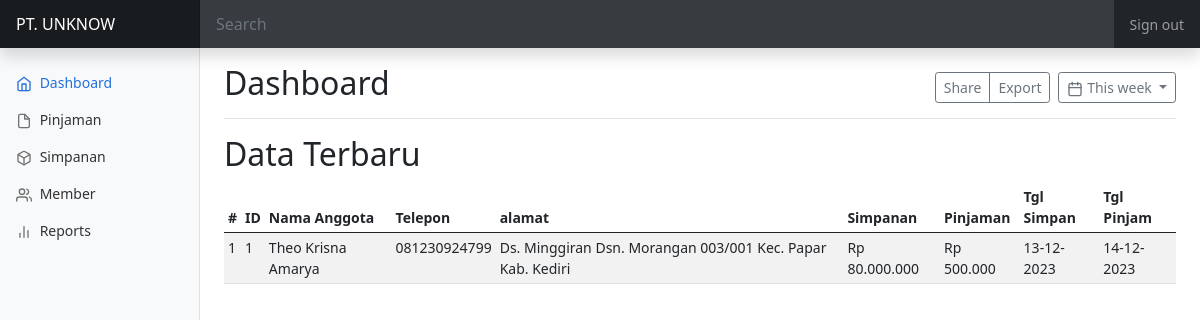
/master/admin/dasboard.php (signed in), run on the app's committed database.
### tables this page shows
CREATE TABLE `anggota` (
  `id` int(11) NOT NULL,
  `nama` varchar(50) NOT NULL,
  `telp` varchar(15) NOT NULL,
  `alamat` text NOT NULL,
  `gender` varchar(2) NOT NULL,
  `tanggal_lahir` date NOT NULL,
  `status` varchar(20) NOT NULL,
  `username` varchar(50) NOT NULL,
  `password` varchar(50) NOT NULL,
  `sign_date` timestamp NOT NULL DEFAULT current_timestamp() ON UPDATE current_timestamp()
);

CREATE TABLE `simpan` (
  `nomor_simpan` int(11) NOT NULL,
  `id_anggota` int(11) NOT NULL,
  `simpanan` int(11) NOT NULL,
  `tanggal_simpan` timestamp NOT NULL DEFAULT current_timestamp() ON UPDATE current_timestamp()
);

CREATE TABLE `pinjam` (
  `nomor_pinjam` int(11) NOT NULL,
  `id_anggota` int(11) NOT NULL,
  `pinjaman` int(11) NOT NULL,
  `tanggal_pinjaman` timestamp NOT NULL DEFAULT current_timestamp() ON UPDATE current_timestamp()
);

### class_db.php (called while the page is built, shortened)
<?php
class database {
    private $con;
    public $host = "localhost";
    public $username = "root";
    public $password = "";
    public $db = "koperasi";
    function start_con(){
        $this->con = new mysqli($this->host, $this->username, $this->password, $this->db);
    }
    function sqlquery($sql){
        return $this->con->query($sql);
    }
    function fetchdata($sql){
        $res = array();
        $hasil = $this->sqlquery($sql);
        if ($hasil) {
            while ($data = $hasil->fetch_array(MYSQLI_BOTH)) {
                $res[] = $data;
            }
        }
        return $res;
    }
}
?>

### master/admin/dasboard.php (the view, shortened to what this page needs)
<?PHP
    include '../../class_db.php';
    $db = new database();
?>
<!doctype html>
<html lang="en">
  <head>
    <link href="../../bootstrap/dist/css/bootstrap.min.css" rel="stylesheet">
    <link href="dist/css/dashboard.css" rel="stylesheet">
  </head>
  <body>
      <header class="navbar navbar-dark sticky-top bg-dark flex-md-nowrap p-0 shadow">
        <a class="navbar-brand col-md-3 col-lg-2 me-0 px-3" href="../../index.php">PT. UNKNOW</a>
        <input class="form-control form-control-dark w-100" type="text" placeholder="Search" aria-label="Search">
        <div class="navbar-nav">
          <div class="nav-item text-nowrap">
            <a class="nav-link px-3" href="logout.php">Sign out</a>
          </div>
        </div>
      </header>
      <div class="container-fluid">
        <div class="row">
          <nav id="sidebarMenu" class="col-md-3 col-lg-2 d-md-block bg-light sidebar collapse">
            <div class="position-sticky pt-3">
              <ul class="nav flex-column">
                <li class="nav-item">
                  <a class="nav-link active" aria-current="page" href="dasboard.php">
                    <span data-feather="home"></span>
                    Dashboard
                  </a>
                </li>
                <li class="nav-item">
                  <a class="nav-link" href="pinjaman/pinjaman.php">
                    <span data-feather="file"></span>
                    Pinjaman
                  </a>
                </li>
                <li class="nav-item">
                  <a class="nav-link" href="simpanan/simpanan.php">
                    <span data-feather="box"></span>
                    Simpanan
                  </a>
                </li>
                <li class="nav-item">
                  <a class="nav-link" href="../admin/anggota/anggota.php">
                    <span data-feather="users"></span>
                    Member
                  </a>
                </li>
                <li class="nav-item">
                  <a class="nav-link" href="report.php">
                    <span data-feather="bar-chart-2"></span>
                    Reports
                  </a>
                </li>
              </ul>
            </div>
          </nav>
          <main class="col-md-9 ms-sm-auto col-lg-10 px-md-4">
            <div class="d-flex justify-content-between flex-wrap flex-md-nowrap align-items-center pt-3 pb-2 mb-3 border-bottom">
              <h1 class="h2">Dashboard</h1>
              <div class="btn-toolbar mb-2 mb-md-0">
                <div class="btn-group me-2">
                  <button type="button" class="btn btn-sm btn-outline-secondary">Share</button>
                  <button type="button" class="btn btn-sm btn-outline-secondary">Export</button>
                </div>
                <button type="button" class="btn btn-sm btn-outline-secondary dropdown-toggle">
                  <span data-feather="calendar"></span>
                  This week
                </button>
              </div>
            </div>
            <h2>Data Terbaru</h2>
            <div class="table-responsive">
              <table class="table table-striped table-sm">
                <thead>
                  <tr>
                    <th scope="col">#</th>
                    <th scope="col">ID</th>
                    <th scope="col">Nama Anggota</th>
                    <th scope="col">Telepon</th>
                    <th scope="col">alamat</th>
                    <th scope="col">Simpanan</th>
                    <th scope="col">Pinjaman</th>
                    <th scope="col">Tgl Simpan</th>
                    <th scope="col">Tgl Pinjam</th>
                  </tr>
                </thead>
                <tbody>
                <?php
                  $sql = "SELECT
                      a.id AS id_anggota,
                      a.nama AS nama_anggota,
                      a.telp,
                      a.alamat,
                      s.simpanan,
                      p.pinjaman,
                      DATE_FORMAT(s.tanggal_simpan, '%d-%m-%Y') AS tanggal_simpan,
                      DATE_FORMAT(p.tanggal_pinjaman, '%d-%m-%Y') AS tanggal_pinjaman
                  FROM
                      report r
                  JOIN anggota a ON r.id_anggota = a.id
                  JOIN simpan s ON r.nomor_simpan = s.nomor_simpan
                  JOIN pinjam p ON r.nomor_pinjam = p.nomor_pinjam
                  ORDER BY
                      a.id DESC";
                  $data = $db->fetchdata($sql);
                  $i = 0;
                  foreach ($data as $dat) {
                      $i++;
                      $formatted_simpanan = 'Rp ' . number_format($dat['simpanan'], 0, ',', '.');
                      $formatted_pinjaman = 'Rp ' . number_format($dat['pinjaman'], 0, ',', '.');
                      echo "<tr>
                              <td>$i</td>
                              <td>".$dat['id_anggota']."</td>
                              <td>".$dat['nama_anggota']."</td>
                              <td>".$dat['telp']."</td>
                              <td>".$dat['alamat']."</td>
                              <td>".$formatted_simpanan."</td>
                              <td>".$formatted_pinjaman."</td>
                              <td>".$dat['tanggal_simpan']."</td>
                              <td>".$dat['tanggal_pinjaman']."</td>
                            </tr>";
                  }
                  ?>
                </tbody>
              </table>
            </div>
          </main>
        </div>
      </div>
  </body>
</html>

### data on the page
anggota: id "1", nama "Theo Krisna Amarya", telp "081230924799", alamat "Ds. Minggiran Dsn. Morangan 003/001 Kec. Papar Kab. Kediri", simpan.simpanan "Rp 80.000.000", pinjam.pinjaman "Rp 500.000", tanggal_simpan "13-12-2023", tanggal_pinjaman "14-12-2023"
